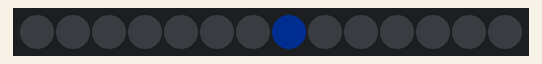
This sketch was run on a simulated Arduino Uno, built with avr-gcc and run on an emulated ATmega328P. Parts: 14 RGB LEDs in strip order, left to right. Dim RGB values are drawn brighter than linear; colours are those a GRB WS2812 strip shows for the declared byte order.

Above: at 0.46 s.
At 4.44 s:
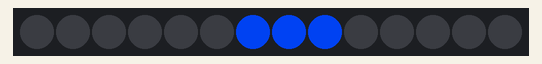
At 8.43 s:
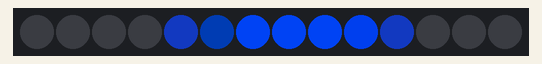
At 16.6 s:
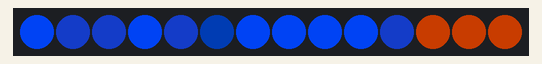
At 30.92 s:
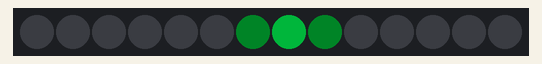
At 39.59 s:
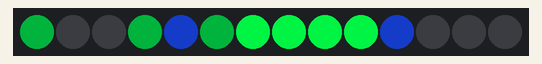

The sketch:

inwords_model_light.ino
```cpp
//use version 3001000 of `FastLed` librery.
#include "FastLED.h"
#include "math.h"
#include "led_setup.h"
//This is a crappy program that fades an array of led from a given color to a different color
// in given number of steps and given delay.
//I'm using crappy static varibles for the program. Deal with it.

// Will probably be good only for small led array.
#define NUM_LEDS 14
CRGB leds[NUM_LEDS];
led_prog program[NUM_LEDS];

//Data line connected to pin#6 in Arduino.
#define PIN 6


//Set the color of led `i` to `r`,`g`,`b`.
void setled(uint8_t i, uint8_t r, uint8_t g, uint8_t b)
{
  leds[i].r = r;
  leds[i].g = g;
  leds[i].b = b;
}


//Interpolate all leds using start-position
// and end-position set on `program` array.
// In `count` steps with delay `sleep` between steps.
void run_program(int count, int sleep)
{
  double inverse_count = 1/count;
  for (int idx = 0; idx < (count+1); idx++)
  {
    for (int led = 0; led < NUM_LEDS; led++)
    {
      if (!program[led].stat)
      {
        uint8_t cur_r = ((program[led].r_end * idx + program[led].r_start * (count - idx)) /count );
        uint8_t cur_g = ((program[led].g_end * idx + program[led].g_start * (count - idx)) /count );
        uint8_t  cur_b = ((program[led].b_end * idx + program[led].b_start * (count - idx)) /count );
        setled(led, cur_r, cur_g, cur_b);
      }
    }
    FastLED.show();
    delay(sleep);
  }
}

//Set all leds in `program` to have start=end
// e.g. in the next run_program will do nothing.
void set_static()
{
  for (int led = 0; led < NUM_LEDS; led++)
  {
    program[led].r_start = program[led].r_end;
    program[led].g_start = program[led].g_end;
    program[led].b_start = program[led].b_end;
    program[led].stat = true;
  }
}


void setup() {
  Serial.begin(115200);
  FastLED.addLeds<WS2812B, PIN, RGB>(leds, NUM_LEDS);
}


//////////////////////////////////
//     INWORDS model led array  //
//////////////////////////////////
//            Entrence
// /----------@@@@---------\
// | 4+5      6+7+8   9,10 |
// |                       |
// |         (12)          |
// |                       |
// |      13 ^ 11          |
// |        /_\            |
// | 3+2               0+1 |
// \_______________________/

void parameter(uint8_t  front_r ,uint8_t  front_g, uint8_t   front_b   )
{


  int inter_fraction = 3;
  //Initilize the gate-leds in 100 steps.
  program[7] = led_prog(0, 0, 0, front_r/inter_fraction, front_g/inter_fraction, front_b/inter_fraction);
  run_program(100, 10);
  //Leave the gate leds as is


  //Initilize the gate-leds in 100 steps.
  program[6] = led_prog(0, 0, 0, front_r, front_g, front_b);
  program[7] = led_prog(front_r/inter_fraction, front_g/inter_fraction, front_b/inter_fraction, front_r, front_g, front_b);
  program[8] = led_prog(0, 0, 0, front_r, front_g, front_b);
  run_program(300, 10);
  //Leave the gate leds as is

  set_static();
  program[9] = led_prog(0, 0, 0, front_r/inter_fraction, front_g/inter_fraction, front_b/inter_fraction);
  program[5] = led_prog(0, 0, 0, front_r/inter_fraction, front_g/inter_fraction, front_b/inter_fraction);
  run_program(100, 10);

  set_static();
  program[9] = led_prog(front_r/inter_fraction, front_g/inter_fraction, front_b/inter_fraction, front_r, front_g, front_b);
  program[9] = led_prog(front_r/inter_fraction, front_g/inter_fraction, front_b/inter_fraction, front_r, front_g, front_b);
  program[4] = led_prog(0, 0, 0, 30, 10, 100);
  program[10] = led_prog(0, 0, 0, 30, 10, 100);
  run_program(300, 10);


  set_static();
  program[0] = led_prog(0, 0, 0, front_r/inter_fraction, front_g/inter_fraction, front_b/inter_fraction);
  program[3] = led_prog(0, 0, 0, front_r/inter_fraction, front_g/inter_fraction, front_b/inter_fraction);
  run_program(100, 10);

  set_static();
  program[0] = led_prog(front_r/inter_fraction, front_g/inter_fraction, front_b/inter_fraction, front_r, front_g, front_b);
  program[3] = led_prog(front_r/inter_fraction, front_g/inter_fraction, front_b/inter_fraction, front_r, front_g, front_b);
  program[1] = led_prog(0, 0, 0, 30, 10, 100);
  program[2] = led_prog(0, 0, 0, 30, 10, 100);
  run_program(300, 10);
}

void tower(unsigned char t_r, unsigned char  t_g, unsigned char  t_b)
{
  //Turn on the tower leds.
  set_static();
  program[11] = led_prog(0, 0, 0, t_r, t_g, t_b);
  program[12] = led_prog(0, 0, 0, t_r, t_g, t_b);
  program[13] = led_prog(0, 0, 0, t_r, t_g, t_b);
  run_program(300, 10);
}

void final()
{
  delay(10000);
  set_static();
  //for (int led = 0; led < NUM_LEDS; led++)
  //  program[led].set_end(0, 0, 0);
  //run_program(200, 15);
  //delay(2000);
}
void init_state()
{
  for (int led=0; led<NUM_LEDS; led++)
  {
    leds[led].r = 0;
    leds[led].g = 0;
    leds[led].b = 0;
    program[led] = led_prog();
  }
  FastLED.show();
}
void loop() {
  // put your main code here, to run repeatedly:

  init_state();
  parameter(60,0,180);
  tower(30, 100, 0);
  final();

  init_state();
  delay(3000);


  parameter(180,0,60);
  tower(0, 100, 30);
  final();

  init_state();
  delay(3000);


  parameter(60,180,0);
  tower(0, 30, 100);
  final();

  init_state();
  delay(3000);
}
```

led_setup.h
```cpp
//This library defines a program - A start and end configuration of a led array.


struct led_prog
{
  led_prog() :
  r_start(0), b_start(0), g_start(0),
  r_end(0), b_end(0), g_end(0),
  stat(true)
  {}

  //Ctor - interpolate from (r,g,b) = (rs,gs,bs) ==> (re,ge,be)
  led_prog(uint8_t  rs, uint8_t  gs, uint8_t  bs, uint8_t  re, uint8_t  ge, uint8_t  be)
    :
    r_start(rs), b_start(bs),g_start(gs),
    r_end(re), b_end(be), g_end(ge),
    stat(false)
    {}

  //set the end configuration for led.
  void set_end(unsigned  char r,uint8_t  g, uint8_t  b)
  {
    r_end = r;
    g_end = g;
    b_end = b;
    stat = false;
  }

  //Set start configuration for led.
  void set_start(uint8_t  r,uint8_t  g, uint8_t  b)
  {
    r_start = r;
    g_start = g;
    b_start = b;
    stat = false;
  }

  uint8_t  r_start;
  uint8_t  g_start;
  uint8_t  b_start;

  uint8_t  r_end;
  uint8_t  g_end;
  uint8_t  b_end;

  bool stat;
};


char clip(float i)
{
  if (i<0)
    return 0;
  if (i>250)
    return 250;
}
```

Measured:
- what the display in image 3 shows lasts 10.0 s, from 16.5 s to 26.5 s
